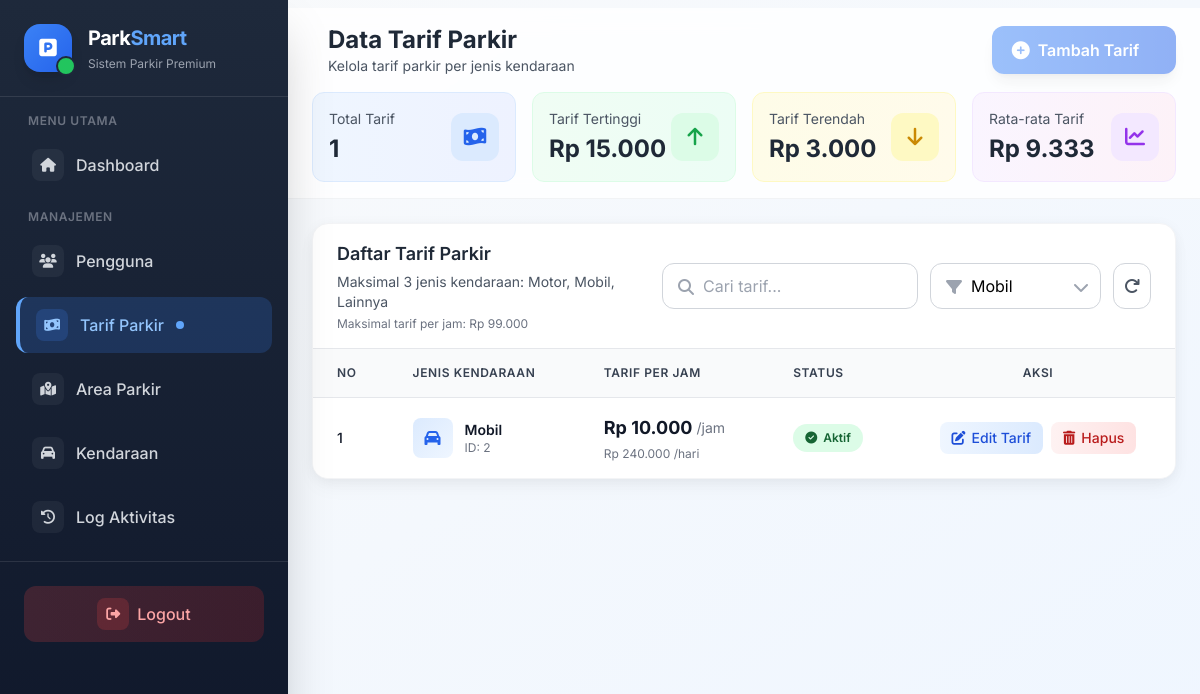
Page /views/admin/tarif.php?jenis_filter=mobil (signed in) on the committed database.
### tables this page shows
CREATE TABLE `tb_tarif` (
  `id_tarif` int NOT NULL,
  `jenis_kendaraan` enum('motor','mobil','lainnya') NOT NULL,
  `tarif_per_jam` decimal(10,0) NOT NULL
);

### views/admin/tarif.php (the view, shortened to what the rows shown need)
<?php
include_once __DIR__ . '/../../controllers/c_tarif.php';
include '../templates/header.php';
?>
<div class="flex min-h-screen">
    <?php include '../templates/sidebar.php'; ?>
    <div class="flex-1 md:ml-72 pt-2 transition-all duration-300">
        <header class="sticky top-0 z-30 bg-white/80 backdrop-blur-md border-b border-gray-200/50">
            <div class="flex items-center justify-between px-6 py-4">
                <div class="flex items-center space-x-4">
                    <div>
                        <h1 class="text-2xl font-bold text-gray-800">Data Tarif Parkir</h1>
                    </div>
                </div>
            </div>
        </header>
        <main class="p-6">
            <div class="bg-white rounded-2xl shadow-soft border border-gray-100 overflow-hidden animate-fade-in">
                <div class="px-6 py-4 border-b border-gray-200 flex flex-col sm:flex-row sm:items-center justify-between">
                    <div>
                        <h2 class="text-lg font-semibold text-gray-800">Daftar Tarif Parkir</h2>
                    </div>
                </div>
                <div class="overflow-x-auto">
                    <table class="min-w-full divide-y divide-gray-200">
                        <thead class="bg-gray-50">
                            <tr>
                                <th class="px-6 py-4 text-left text-xs font-semibold text-gray-700 uppercase tracking-wider">
                                    <div class="flex items-center space-x-2">
                                        <span>No</span>
                                    </div>
                                </th>
                                <th class="px-6 py-4 text-left text-xs font-semibold text-gray-700 uppercase tracking-wider">
                                    Jenis Kendaraan
                                </th>
                                <th class="px-6 py-4 text-left text-xs font-semibold text-gray-700 uppercase tracking-wider">
                                    Tarif Per Jam
                                </th>
                                <th class="px-6 py-4 text-left text-xs font-semibold text-gray-700 uppercase tracking-wider">
                                    Status
                                </th>
                                <th class="px-6 py-4 text-left text-xs font-semibold text-gray-700 uppercase tracking-wider text-center">
                                    Aksi
                                </th>
                            </tr>
                        </thead>
                        <tbody class="bg-white divide-y divide-gray-200">
                            <?php
                            if (!empty($data_tarif)) :
                                $no = ($current_page - 1) * $limit + 1;
                                foreach ($data_tarif as $row):
                                    $tarif_formatted = 'Rp ' . number_format($row->tarif_per_jam, 0, ',', '.');
                                    $is_max = $row->tarif_per_jam >= 99000;
                            ?>
                            <tr class="hover:bg-gray-50/50 transition-all duration-200 animate-slide-in" style="animation-delay: <?= ($no % 10) * 0.05 ?>s;">
                                <td class="px-6 py-4 whitespace-nowrap">
                                    <div class="text-sm font-medium text-gray-900"><?= $no++ ?></div>
                                </td>
                                <td class="px-6 py-4 whitespace-nowrap">
                                    <div class="flex items-center">
                                        <div class="w-10 h-10 rounded-lg
                                            <?= $row->jenis_kendaraan == 'motor' ? 'bg-gradient-to-br from-yellow-100 to-yellow-50' :
                                               ($row->jenis_kendaraan == 'mobil' ? 'bg-gradient-to-br from-blue-100 to-blue-50' :
                                               'bg-gradient-to-br from-gray-100 to-gray-50') ?>
                                            flex items-center justify-center mr-3">
                                            <i class="
                                                <?= $row->jenis_kendaraan == 'motor' ? 'fas fa-motorcycle text-yellow-600' :
                                                   ($row->jenis_kendaraan == 'mobil' ? 'fas fa-car text-blue-600' :
                                                   'fas fa-truck text-gray-600') ?>
                                            "></i>
                                        </div>
                                        <div>
                                            <div class="text-sm font-semibold text-gray-900">
                                                <?= htmlspecialchars(ucfirst($row->jenis_kendaraan)) ?>
                                            </div>
                                            <div class="text-xs text-gray-500">ID: <?= $row->id_tarif ?></div>
                                        </div>
                                    </div>
                                </td>
                                <td class="px-6 py-4 whitespace-nowrap">
                                    <div class="flex items-center">
                                        <span class="text-lg font-bold text-gray-900 <?= $is_max ? 'text-red-600' : '' ?>">
                                            <?= $tarif_formatted ?>
                                        </span>
                                        <span class="text-sm text-gray-500 ml-1">/jam</span>
                                    </div>
                                    <div class="text-xs text-gray-500 mt-1">
                                        <?= 'Rp ' . number_format($row->tarif_per_jam * 24, 0, ',', '.') ?> /hari
                                    </div>
                                </td>
                                <td class="px-6 py-4 whitespace-nowrap">
                                    <span class="inline-flex items-center px-3 py-1.5 rounded-full text-xs font-semibold bg-green-100 text-green-800">
                                        <i class="fas fa-check-circle mr-1.5"></i> Aktif
                                    </span>
                                </td>
                                <td class="px-6 py-4 whitespace-nowrap text-center">
                                    <div class="flex items-center justify-center space-x-2">
                                        <button onclick="openEdit(
                                            '<?= $row->id_tarif ?>',
                                            '<?= htmlspecialchars($row->jenis_kendaraan, ENT_QUOTES) ?>',
                                            '<?= $row->tarif_per_jam ?>'
                                        )" class="inline-flex items-center px-3 py-1.5 bg-gradient-to-r from-blue-50 to-blue-100 hover:from-blue-100 hover:to-blue-200 text-blue-700 rounded-lg text-sm font-medium transition-all duration-200 hover:shadow-sm <?= $is_max ? 'opacity-75 cursor-not-allowed' : '' ?>">
                                            <i class="fas fa-edit mr-1.5"></i> Edit Tarif
                                        </button>
                                        <button onclick="hapusTarif('<?= $row->id_tarif ?>', '<?= htmlspecialchars(ucfirst($row->jenis_kendaraan), ENT_QUOTES) ?>')" class="inline-flex items-center px-3 py-1.5 bg-gradient-to-r from-red-50 to-red-100 hover:from-red-100 hover:to-red-200 text-red-700 rounded-lg text-sm font-medium transition-all duration-200 hover:shadow-sm">
                                            <i class="fas fa-trash-alt mr-1.5"></i> Hapus
                                        </button>
                                    </div>
                                </td>
                            </tr>
                            <?php
                                endforeach;
                            endif; ?>
                        </tbody>
                    </table>
                </div>
            </div>
        </main>
    </div>
</div>
<?php include '../templates/footer.php'; ?>

### rows in the picture
tb_tarif: jenis_kendaraan "Mobil", id_tarif "2", tarif_per_jam "Rp 10.000", $row->tarif_per_jam*24 "240.000"

### other values in the picture
$total_data "1"
$tarif_tertinggi "15.000"
$tarif_terendah "3.000"
$rata_rata_tarif "9.333"
